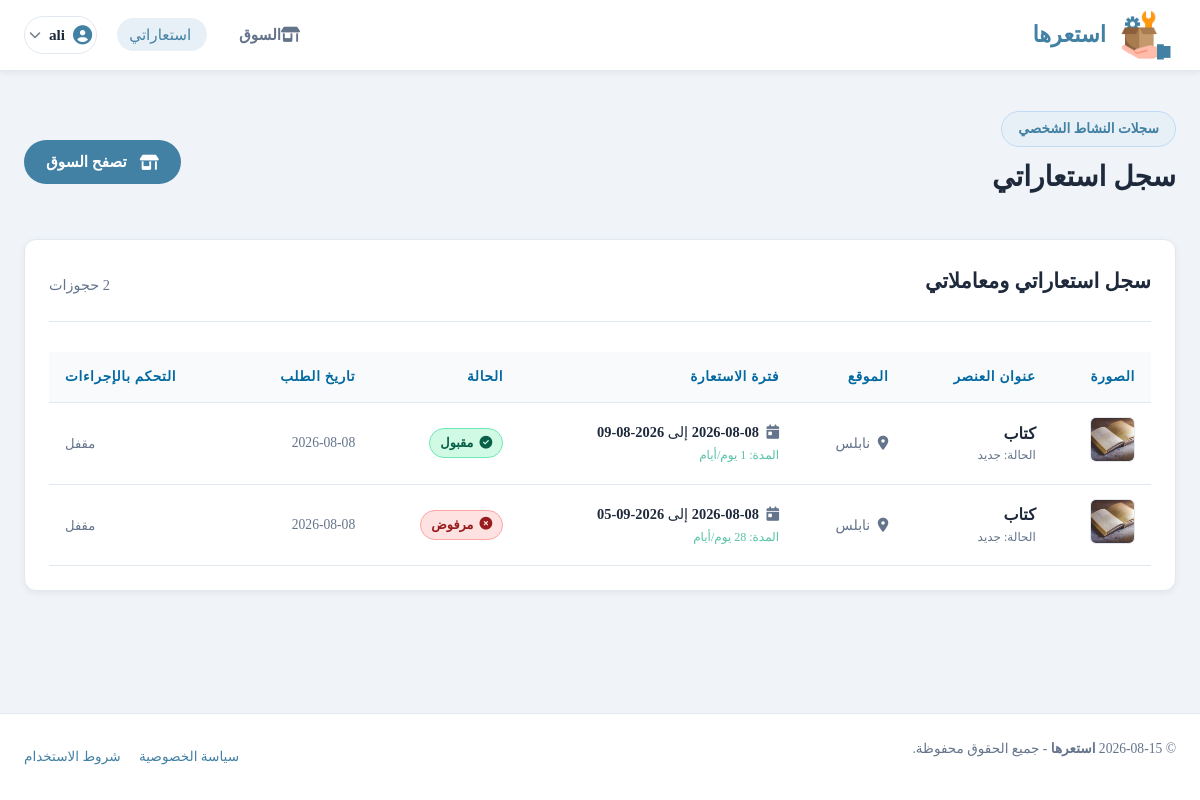
/EndUser/my_borrows.php (signed in), run on the app's committed database.
### tables this page shows
CREATE TABLE `borrowing` (
  `Borrowing_ID` int(11) NOT NULL,
  `Item_ID` int(11) NOT NULL,
  `User_ID` int(11) NOT NULL,
  `StartDate` date NOT NULL,
  `EndDate` date NOT NULL,
  `BorrowingStatus` varchar(20) NOT NULL,
  `CreateDate` date NOT NULL
);

CREATE TABLE `items` (
  `Item_ID` int(11) NOT NULL,
  `User_ID` int(11) NOT NULL,
  `Category_ID` int(11) NOT NULL,
  `Title` varchar(200) NOT NULL,
  `Description` text NOT NULL,
  `ItemCondition` varchar(20) NOT NULL,
  `MinBorrowDays` int(11) NOT NULL,
  `City` varchar(20) NOT NULL,
  `Status` varchar(20) NOT NULL,
  `AddedBy` int(11) NOT NULL,
  `AddedDate` date NOT NULL
);

### EndUser/my_borrows.php (the view, shortened to what this page needs)
<?php
require_once __DIR__ . '\..\includes\auth.php';
$stmt = $config->prepare("
    SELECT b.*, i.Title as ItemTitle, i.City, i.ItemCondition, img.ImageUrl
    FROM borrowing b
    JOIN items i ON b.Item_ID = i.Item_ID
    LEFT JOIN item_images img ON i.Item_ID = img.Item_ID
    WHERE b.User_ID = ?
    GROUP BY b.Borrowing_ID
    ORDER BY b.CreateDate DESC, b.Borrowing_ID DESC
");
$stmt->bind_param("i", $_SESSION['User_ID']);
$stmt->execute();
$borrows = $stmt->get_result()->fetch_all(MYSQLI_ASSOC);
require_once __DIR__ . '\..\includes\header.php';
?>
<main>
    <div class="container" style="text-align: right;">
        <div class="card-header" style="border: none; padding-bottom: 0; display: flex; justify-content: space-between; align-items: center;">
            <div>
                <span class="hero-badge" style="margin-bottom: 8px;">سجلات النشاط الشخصي</span>
                <h2>سجل استعاراتي</h2>
            </div>
            <a href="dashboard.php" class="btn btn-primary"><i class="fa-solid fa-shop" style="margin-left: 5px;"></i> تصفح السوق</a>
        </div>
        <div class="card" style="margin-top: 25px;">
            <div class="card-header" style="display: flex; justify-content: space-between; align-items: center;">
                <h3>سجل استعاراتي ومعاملاتي</h3>
                <span class="text-muted" style="font-size: 0.9rem;"><?php echo count($borrows); ?> حجوزات</span>
            </div>
            <?php if (empty($borrows)): ?>
                <div style="text-align: center; padding: 40px 0;">
                    <i class="fa-solid fa-hourglass text-muted" style="font-size: 3rem; margin-bottom: 15px; display: block;"></i>
                    <p class="text-muted" style="margin-bottom: 20px;">لم تقم بطلب أو استعارة أي عناصر بعد.</p>
                    <a href="dashboard.php" class="btn btn-secondary btn-sm">استكشف العناصر المتاحة</a>
                </div>
            <?php else: ?>
                <div class="table-responsive">
                    <table>
                        <thead>
                            <tr>
                                <th>الصورة</th>
                                <th>عنوان العنصر</th>
                                <th>الموقع</th>
                                <th>فترة الاستعارة</th>
                                <th>الحالة</th>
                                <th>تاريخ الطلب</th>
                                <th style="text-align: left;">التحكم بالإجراءات</th>
                            </tr>
                        </thead>
                        <tbody>
                            <?php foreach ($borrows as $row): ?>
                                <tr>
                                    <td>
                                        <img src="<?php echo htmlspecialchars($row['ImageUrl'] ?: 'https://images.unsplash.com/photo-1581092160607-ee22621dd758?w=800'); ?>" alt="صورة العنصر" style="width: 45px; height: 45px; object-fit: cover; border-radius: 6px; border: 1px solid #e2e8f0;">
                                    </td>
                                    <td>
                                        <strong><?php echo htmlspecialchars($row['ItemTitle']); ?></strong>
                                        <div style="font-size: 0.75rem;" class="text-muted">الحالة: <?php
                                            echo htmlspecialchars([
                                                'New' => 'جديد',
                                                'Good' => 'جيد',
                                                'Fair' => 'مقبول',
                                                'Poor' => 'رديء'
                                            ][$row['ItemCondition']] ?? $row['ItemCondition']);
                                        ?></div>
                                    </td>
                                    <td>
                                        <div style="font-size: 0.88rem; font-weight: 500;" class="text-muted"><i class="fa-solid fa-location-dot" style="margin-left: 4px;"></i> <?php echo htmlspecialchars($row['City'] ?: 'الاستلام من الموقع'); ?></div>
                                    </td>
                                    <td>
                                        <div style="font-size: 0.9rem;">
                                            <i class="fa-solid fa-calendar-day text-muted" style="margin-left: 4px;"></i>
                                            <strong><?php echo date('Y-m-d', strtotime($row['StartDate'])); ?></strong>
                                            إلى
                                            <strong><?php echo date('Y-m-d', strtotime($row['EndDate'])); ?></strong>
                                        </div>
                                        <div style="font-size: 0.75rem; color: #56c2a6; margin-top: 2px;">
                                            المدة: <?php
                                                $days = (strtotime($row['EndDate']) - strtotime($row['StartDate'])) / 86400;
                                                echo $days . " يوم/أيام";
                                            ?>
                                        </div>
                                    </td>
                                    <td>
                                        <?php
                                            $status_class = strtolower($row['BorrowingStatus']);
                                            $status_ar = [
                                                'requested' => 'مطلوب',
                                                'approve' => 'مقبول',
                                                'rejected' => 'مرفوض',
                                                'returned' => 'مرتجع'
                                            ][$status_class] ?? $row['BorrowingStatus'];
                                        ?>
                                        <span class="status-indicator status-<?php echo $status_class; ?>">
                                            <i class="fa-solid <?php
                                                switch($row['BorrowingStatus']) {
                                                    case 'Approve': echo 'fa-circle-check'; break;
                                                    case 'Rejected': echo 'fa-circle-xmark'; break;
                                                }
                                            ?>"></i>
                                            <?php echo htmlspecialchars($status_ar); ?>
                                        </span>
                                    </td>
                                    <td class="text-muted" style="font-size: 0.85rem;">
                                        <?php echo date('Y-m-d', strtotime($row['CreateDate'])); ?>
                                    </td>
                                    <td style="text-align: left;">
                                        <?php if ($row['BorrowingStatus'] === 'Requested'): ?>
                                            <form action="my_borrows.php" method="POST" data-confirm="هل تريد إلغاء طلب الاستعارة هذا؟">
                                                <input type="hidden" name="borrow_id" value="<?php echo $row['Borrowing_ID']; ?>">
                                                <input type="hidden" name="action" value="cancel">
                                                <button type="submit" class="btn btn-secondary btn-sm" style="color: #ef4444; border-color: rgba(239, 68, 68, 0.2);"><i class="fa-solid fa-trash" style="margin-left: 5px;"></i> إلغاء الطلب</button>
                                            </form>
                                        <?php else: ?>
                                            <span class="text-muted" style="font-size: 0.82rem;">مقفل</span>
                                        <?php endif; ?>
                                    </td>
                                </tr>
                            <?php endforeach; ?>
                        </tbody>
                    </table>
                </div>
            <?php endif; ?>
        </div>
    </div>
</main>
<?php require_once __DIR__ . '\..\includes\footer.php'; ?>

### assets/css/style.css (style rules this page uses)
* { margin: 0; padding: 0; box-sizing: border-box; }
body { font-family: 'Times New Roman', Times, serif; background-color: #f0f4f8; color: #1e293b; line-height: 1.6; min-height: 100vh; display: flex; flex-direction: column; overflow-x: hidden; }
.container { width: 100%; max-width: 1200px; margin: 0 auto; padding: 0 24px; }
main { flex: 1; padding: 40px 0; }
h1, h2, h3, h4, h5, h6 { font-weight: 700; color: #1e293b; margin-bottom: 0.5em; }
h2 { font-size: 1.75rem; }
h3 { font-size: 1.3rem; }
a { color: #4281a4; text-decoration: none; transition: all 0.25s ease; }
.hero-badge { background-color: #e8f0f7; border: 1px solid #bfdbf7; color: #4281a4; padding: 6px 16px; border-radius: 40px; font-size: 0.85rem; font-weight: 600; display: inline-block; margin-bottom: 20px; }
.card { background-color: #ffffff; border: 1px solid #e2e8f0; border-radius: 12px; padding: 24px; box-shadow: 0 2px 6px rgba(0, 0, 0, 0.06); }
.card-header { margin-bottom: 20px; border-bottom: 1px solid #e2e8f0; padding-bottom: 14px; display: flex; justify-content: space-between; align-items: center; }
.btn { display: inline-flex; align-items: center; justify-content: center; gap: 8px; font-family: inherit; font-size: 0.95rem; font-weight: 600; padding: 10px 22px; border-radius: 25px; border: none; cursor: pointer; transition: all 0.25s ease; text-decoration: none; }
.btn-primary { background-color: #4281a4; color: #ffffff; }
.table-responsive { width: 100%; overflow-x: auto; }
table { width: 100%; border-collapse: collapse; margin-top: 10px; }
th, td { padding: 14px 16px; text-align: left; border-bottom: 1px solid #e2e8f0; }
th { font-weight: 600; color:#0369a1; font-size: 0.85rem; text-transform: uppercase; letter-spacing: 0.05em; background-color: #f8fafc; }
.status-indicator { display: inline-flex; align-items: center; gap: 6px; font-size: 0.8rem; font-weight: 600; padding: 4px 10px; border-radius: 20px; }
.status-approve { background-color: #d1fae5; color: #065f46; border: 1px solid #6ee7b7; }
.status-rejected { background-color: #fee2e2; color: #991b1b; border: 1px solid #fca5a5; }
[dir="rtl"] body { font-family: 'Times New Roman', Times, serif; }
[dir="rtl"] th, [dir="rtl"] td { text-align: right; }
.text-muted { color: #64748b; }

### data on the page
borrowing: Item_ID.Title "كتاب", Item_ID.ItemCondition "جديد", Item_ID.City "نابلس", StartDate "2026-08-08", EndDate "2026-08-09", BorrowingStatus "مقبول", CreateDate "2026-08-08", shows "مقفل"
borrowing: Item_ID.Title "كتاب", Item_ID.ItemCondition "جديد", Item_ID.City "نابلس", StartDate "2026-08-08", EndDate "2026-09-05", days "28", BorrowingStatus "مرفوض", CreateDate "2026-08-08", shows "مقفل"

### other printed values
$_SESSION['FullName'] "ali"
